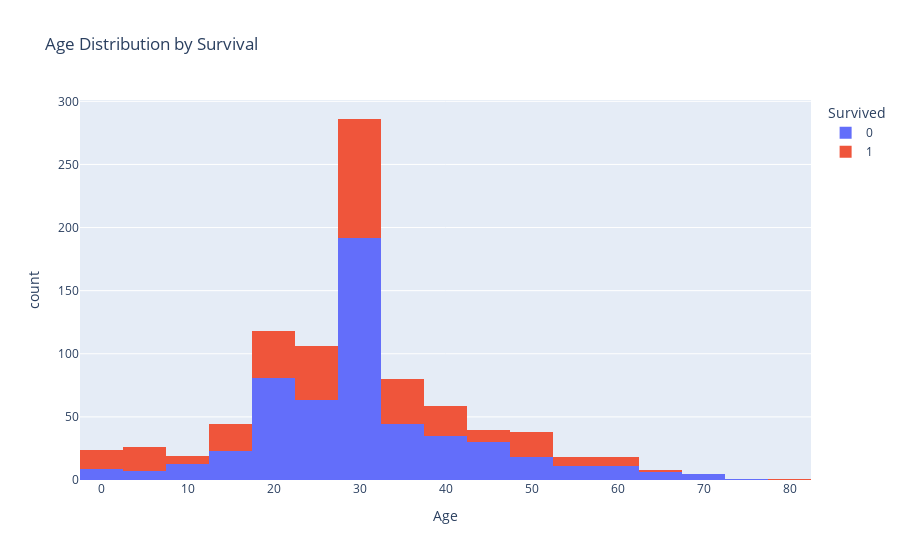

Notebook code for this chart:
### Markdown cell above
# Interactive Plot

### Code cell
fig = px.histogram(df, x='Age', color='Survived', nbins=30, title="Age Distribution by Survival")
fig.show()

### Figure 1 — Plotly figure (JSON) as saved in the notebook; plotly's stock layout.template omitted (floating-point values rounded to 4 significant figures; data arrays with more than 128 entries replaced by an {"elided": "..."} marker saying what was removed)
{"data": [{"alignmentgroup": "True", "bingroup": "x", "hovertemplate": "Survived=0<br>Age=%{x}<br>count=%{y}<extra></extra>", "legendgroup": "0", "marker": {"color": "#636efa", "pattern": {"shape": ""}}, "name": "0", "nbinsx": 30, "offsetgroup": "0", "orientation": "v", "showlegend": true, "type": "histogram", "x": {"elided": "549 float values"}, "xaxis": "x", "yaxis": "y"}, {"alignmentgroup": "True", "bingroup": "x", "hovertemplate": "Survived=1<br>Age=%{x}<br>count=%{y}<extra></extra>", "legendgroup": "1", "marker": {"color": "#EF553B", "pattern": {"shape": ""}}, "name": "1", "nbinsx": 30, "offsetgroup": "1", "orientation": "v", "showlegend": true, "type": "histogram", "x": {"elided": "342 float values"}, "xaxis": "x", "yaxis": "y"}], "layout": {"autosize": true, "barmode": "relative", "legend": {"title": {"text": "Survived"}, "tracegroupgap": 0}, "title": {"text": "Age Distribution by Survival"}, "xaxis": {"anchor": "y", "autorange": true, "domain": [0, 1], "range": [-2.5, 82.5], "title": {"text": "Age"}, "type": "linear"}, "yaxis": {"anchor": "x", "autorange": true, "domain": [0, 1], "range": [0, 301.1], "title": {"text": "count"}}}}
